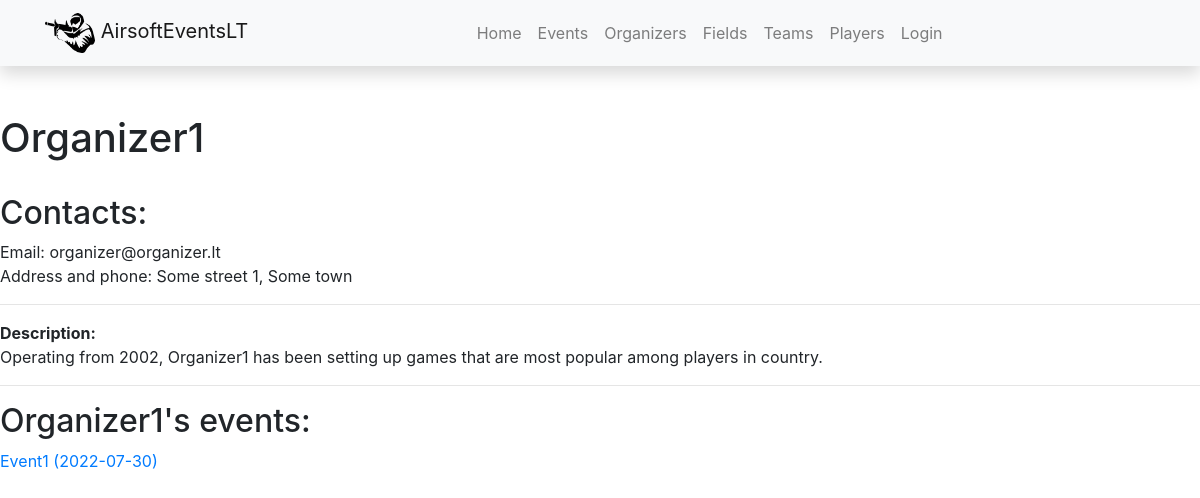
Page /events/organizers/1 on the earlier database version.
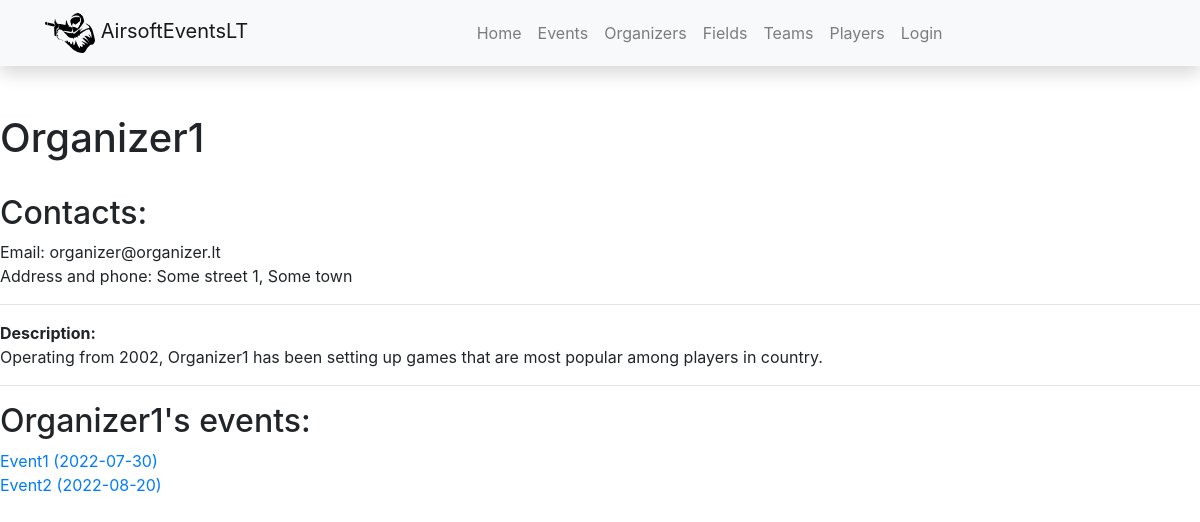
Same page on the later database version.
### events/models.py (models this page shows, shortened)
class Event(models.Model):
    name = models.CharField('Name of the event',  max_length=150)
    date = models.DateTimeField('Date of event', null=True, blank=True)
    organizer = models.ForeignKey("Organizer", related_name='event_organizers', on_delete=models.SET_NULL, null=True)
    field = models.ForeignKey('Field', on_delete=models.SET_NULL, null=True)
    description = HTMLField(null=True)
    price = models.FloatField("Price")
    max_players = models.IntegerField("Maximum player number")
    registered_players  = models.IntegerField("Registered player number")
    created_on = models.DateTimeField(auto_now_add=True)
    class Meta:
        verbose_name = _("Event")
        verbose_name_plural = _("Events")

### events/views.py (the view)
# urls.py: path('organizers/<int:pk>', views.OrganizerDetailView.as_view(), name='organizer_detail'),
class OrganizerDetailView(generic.DetailView):
    model = Organizer
    template_name = 'organizer_detail.html'

### events/templates/organizer_detail.html
{% extends "base.html" %}
{% block content %}
    <h1>{{ organizer.name }}</h1>
    <br>
    <h2>Contacts:</h2>
    <div>Email: {{ organizer.email }}</div>
    <div>Address and phone: {{ organizer.contacts }}</div>
    <hr>
    <div><strong>Description:</strong> {{ organizer.description|safe }}</div>
    <hr>
    <h2>{{ organizer.name }}'s events:</h2>
    <div>
    {% if organizer.event_organizers.all %}
    {% for i in organizer.event_organizers.all %}
    <a href="{% url 'event_detail' i.pk %}"><div>{{ i.name }} ({{i.date|date:'Y-m-d'}}) </div></a>
    {% endfor %}
    {% else %}
    <div> No events yet </div>
    {% endif %}
    <br>
    </div>
{% endblock %}

Differences in the rows shown:
added Event: name "Event2", date "2022-08-20"
